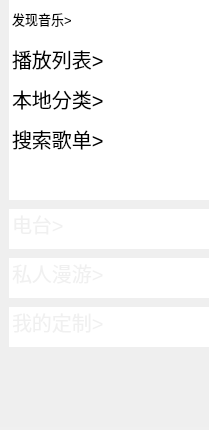
     <widget class="QWidget" name="widget_2" native="true">
      <property name="minimumSize">
       <size>
        <width>209</width>
        <height>430</height>
       </size>
      </property>
      <property name="maximumSize">
       <size>
        <width>209</width>
        <height>16777215</height>
       </size>
      </property>
      <property name="styleSheet">
       <string notr="true">border-style:none;
border-bottom:3px solid rgb(240, 240, 240);</string>
      </property>
      <layout class="QVBoxLayout" name="verticalLayout">
       <property name="spacing">
        <number>9</number>
       </property>
       <property name="leftMargin">
        <number>9</number>
       </property>
       <property name="topMargin">
        <number>0</number>
       </property>
       <property name="rightMargin">
        <number>0</number>
       </property>
       <property name="bottomMargin">
        <number>0</number>
       </property>
       <item>
        <widget class="QListWidget" name="listone">
         <property name="minimumSize">
          <size>
           <width>200</width>
           <height>200</height>
          </size>
         </property>
         <property name="maximumSize">
          <size>
           <width>160</width>
           <height>255</height>
          </size>
         </property>
         <property name="cursor" stdset="0">
          <cursorShape>PointingHandCursor</cursorShape>
         </property>
         <property name="layoutDirection">
          <enum>Qt::LeftToRight</enum>
         </property>
         <property name="styleSheet">
          <string notr="true">
QListWidget
{
	font:normal 20px;
	border:0px;
	color:rgb(0,0,0);
	background:rgb(255,255,255);	
}

*
{
	outline:0px;
}
 
QListWidget::Item
{
	
	height:36;
	border:0px solid rgb(255,255,255);	
	padding-top:1px;
}
 
QListWidget::Item:hover
{
	background:rgb(246,246,247);	
}

QListWidget::Item:selected
{
	font:Boid 14px;
	color:rgb(0,0,0);

	border:0px;
	background:rgb(246,246,247);	
}</string>
         </property>
         <property name="frameShape">
          <enum>QFrame::NoFrame</enum>
         </property>
         <property name="spacing">
          <number>3</number>
         </property>
         <property name="gridSize">
          <size>
           <width>0</width>
           <height>40</height>
          </size>
         </property>
         <item>
          <property name="text">
           <string>发现音乐&gt;</string>
          </property>
          <property name="font">
           <font>
            <pointsize>10</pointsize>
            <weight>50</weight>
            <bold>false</bold>
           </font>
          </property>
          <property name="background">
           <brush brushstyle="NoBrush">
            <color alpha="255">
             <red>0</red>
             <green>0</green>
             <blue>0</blue>
            </color>
           </brush>
          </property>
          <property name="foreground">
           <brush brushstyle="NoBrush">
            <color alpha="255">
             <red>0</red>
             <green>0</green>
             <blue>0</blue>
            </color>
           </brush>
          </property>
          <property name="flags">
           <set>ItemIsSelectable|ItemIsDragEnabled|ItemIsEnabled</set>
          </property>
         </item>
         <item>
          <property name="text">
           <string>播放列表&gt;</string>
          </property>
         </item>
         <item>
          <property name="text">
           <string>本地分类&gt;</string>
          </property>
         </item>
         <item>
          <property name="text">
           <string>搜索歌单&gt;</string>
          </property>
         </item>
        </widget>
       </item>
       <item>
        <widget class="QListWidget" name="listWidget">
         <property name="minimumSize">
          <size>
           <width>0</width>
           <height>40</height>
          </size>
         </property>
         <property name="maximumSize">
          <size>
           <width>16777215</width>
           <height>40</height>
          </size>
         </property>
         <property name="styleSheet">
          <string notr="true">
QListWidget
{
	font:normal 20px;
	border:0px;
	color:rgb(240,240,240);
	background:rgb(255,255,255);	
}

*
{
	outline:0px;
}
 
QListWidget::Item:selected
{
	font:Boid 14px;
	color:rgb(0,0,0);

	border:0px;
	background:rgb(246,246,247);	
}
 
</string>
         </property>
         <item>
          <property name="text">
           <string>电台&gt;</string>
          </property>
         </item>
        </widget>
       </item>
       <item>
        <widget class="QListWidget" name="listWidget_2">
         <property name="minimumSize">
          <size>
           <width>0</width>
           <height>40</height>
          </size>
         </property>
         <property name="maximumSize">
          <size>
           <width>16777215</width>
           <height>40</height>
          </size>
         </property>
         <property name="styleSheet">
          <string notr="true">
QListWidget
{
	font:normal 20px;
	border:0px;
	color:rgb(240,240,240);
	background:rgb(255,255,255);	
}

*
{
	outline:0px;
}
 
QListWidget::Item:selected
{
	font:Boid 14px;
	color:rgb(0,0,0);

	border:0px;
	background:rgb(246,246,247);	
}
 
</string>
         </property>
         <item>
          <property name="text">
           <string>私人漫游&gt;</string>
          </property>
         </item>
        </widget>
       </item>
       <item>
        <widget class="QListWidget" name="listWidget_3">
         <property name="minimumSize">
          <size>
           <width>0</width>
           <height>40</height>
          </size>
         </property>
         <property name="maximumSize">
          <size>
           <width>16777215</width>
           <height>40</height>
          </size>
         </property>
         <property name="styleSheet">
          <string notr="true">
QListWidget
{
	font:normal 20px;
	border:0px;
	color:rgb(240,240,240);
	background:rgb(255,255,255);	
}

*
{
	outline:0px;
}
 
QListWidget::Item:selected
{
	font:Boid 14px;
	color:rgb(0,0,0);

	border:0px;
	background:rgb(246,246,247);	
}
 
</string>
         </property>
         <item>
          <property name="text">
           <string>我的定制&gt;</string>
          </property>
         </item>
        </widget>
       </item>
       <item>
        <spacer name="verticalSpacer_5">
         <property name="orientation">
          <enum>Qt::Vertical</enum>
         </property>
         <property name="sizeHint" stdset="0">
          <size>
           <width>20</width>
           <height>40</height>
          </size>
         </property>
        </spacer>
       </item>
      </layout>
      <zorder>listone</zorder>
      <zorder>verticalSpacer_5</zorder>
      <zorder>listWidget</zorder>
      <zorder>listWidget_2</zorder>
      <zorder>listWidget_3</zorder>
     </widget>
